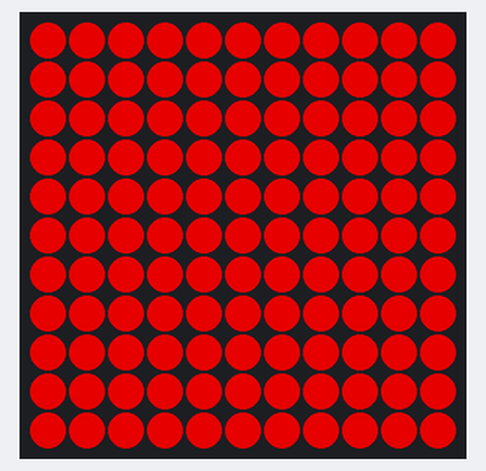
The sketch below on a simulated ATtiny85, built with avr-gcc and run on an emulated ATtiny85. Parts: 11×11 RGB LED matrix (first LED top left, wired row by row). Dim RGB values are drawn brighter than linear.

Above: at 0.3 s.

The sketch:

light_tester.ino
```cpp
#include <Adafruit_NeoPixel.h>
#include <Adafruit_NeoMatrix.h>
#include <Adafruit_GFX.h>
#ifdef __AVR__
  #include <avr/power.h>
#endif

#define DATA_PIN 6

Adafruit_NeoMatrix matrix = Adafruit_NeoMatrix(11, 11, DATA_PIN, NEO_MATRIX_TOP + NEO_MATRIX_LEFT + NEO_MATRIX_ROWS + NEO_MATRIX_ZIGZAG, NEO_KHZ800 + NEO_GRB);

uint16_t color = matrix.Color(0,0,0);
uint16_t BIG_DIGIT_COLOR = matrix.Color(255, 0, 0);
uint16_t BIG_DIGIT_OUTSIDE_COLOR = matrix.Color(0,0,0);

const bool CHAR_NUMS[10][5][5] {
  {
    {0, 1, 1, 1, 0}, // ZERO
    {0, 1, 0, 1, 0},
    {0, 1, 0, 1, 0},
    {0, 1, 0, 1, 0},
    {0, 1, 1, 1, 0}
  },
  {
    {0, 1, 1, 0, 0}, // ONE
    {0, 0, 1, 0, 0},
    {0, 0, 1, 0, 0},
    {0, 0, 1, 0, 0},
    {0, 1, 1, 1, 0}
  },
  {
    {0, 1, 1, 1, 0}, //TWO
    {0, 0, 0, 1, 0},
    {0, 1, 1, 1, 0},
    {0, 1, 0, 0, 0},
    {0, 1, 1, 1, 0}
  },
  {
    {0, 1, 1, 1, 0}, //THREE
    {0, 0, 0, 1, 0},
    {0, 1, 1, 1, 0},
    {0, 0, 0, 1, 0},
    {0, 1, 1, 1, 0}
  },
  {
    {0, 1, 0, 1, 0}, //FOUR
    {0, 1, 0, 1, 0},
    {0, 1, 1, 1, 0},
    {0, 0, 0, 1, 0},
    {0, 0, 0, 1, 0}
  },
  {
    {0, 1, 1, 1, 0}, //FIVE
    {0, 1, 0, 0, 0},
    {0, 1, 1, 1, 0},
    {0, 0, 0, 1, 0},
    {0, 1, 1, 1, 0}
  },
  {
    {0, 1, 1, 1, 0}, //SIX
    {0, 1, 0, 0, 0},
    {0, 1, 1, 1, 0},
    {0, 1, 0, 1, 0},
    {0, 1, 1, 1, 0}
  },
  {
    {0, 1, 1, 1, 0}, //SEVEN
    {0, 0, 0, 1, 0},
    {0, 0, 0, 1, 0},
    {0, 0, 0, 1, 0},
    {0, 0, 0, 1, 0}
  },
  {
    {0, 1, 1, 1, 0}, //EIGHT
    {0, 1, 0, 1, 0},
    {0, 1, 1, 1, 0},
    {0, 1, 0, 1, 0},
    {0, 1, 1, 1, 0}
  },
  {
    {0, 1, 1, 1, 0}, //NINE
    {0, 1, 0, 1, 0},
    {0, 1, 1, 1, 0},
    {0, 0, 0, 1, 0},
    {0, 1, 1, 1, 0}
  }
};

// ---- END Number Character declarations ----


void setup() {
  // This is for Trinket 5V 16MHz, you can remove these three lines if you are not using a Trinket
  #if defined (__AVR_ATtiny85__)
    if (F_CPU == 16000000) clock_prescale_set(clock_div_1);
  #endif
  // End of trinket special code

  matrix.setBrightness(175);

  matrix.begin();
  matrix.show(); // Initialize all pixels to 'off'
}

void loop() {

  color = matrix.Color(255,0,0);

  for(int i = 0; i < 11; i++){
    for(int j = 0; j < 11; j++){
      light(i,j);
    }
  }

  matrix.show();

}

//Misleading name, actually does not push info out to matrix
void light(uint8_t across, uint8_t down) { //Pushes out info to light a specific pixel- DOES NOT UPDATE SCREEN
  matrix.drawPixel(across, down, color);
}

void lightTL(int num) { // Accepts input 1-9 (actually should really only be a zero or one or two), displays number in the top left quadrant
  int i, j;

  for (i = 0; i < 5; i++) {
    for (j = 0; j < 5; j++) {
      if (CHAR_NUMS[num][i][j]) {
        matrix.drawPixel(j, i, BIG_DIGIT_COLOR);
      } else matrix.drawPixel(j, i, BIG_DIGIT_OUTSIDE_COLOR);
    }
  }

}

void lightTR(int num) { // Accepts input 1-9  displays number in the top right quadrant
  int i, j;
  int offsetHorizontal = 6;

  for (i = 0; i < 5; i++) {
    for (j = 0; j < 5; j++) {
      if (CHAR_NUMS[num][i][j]) {
        matrix.drawPixel(j + offsetHorizontal, i, BIG_DIGIT_COLOR);
      } else matrix.drawPixel(j + offsetHorizontal, i, BIG_DIGIT_OUTSIDE_COLOR);
    }
  }

}

void lightBL(int num) { // Accepts input 1-9 displays number in the bottom left quadrant
  int i, j;
  int offsetVertical = 6;

  for (i = 0; i < 5; i++) {
    for (j = 0; j < 5; j++) {
      if (CHAR_NUMS[num][i][j]) {
        matrix.drawPixel(j, i + offsetVertical, BIG_DIGIT_COLOR);
      } else matrix.drawPixel(j, i + offsetVertical, BIG_DIGIT_OUTSIDE_COLOR);
    }
  }

}

void lightBR(int num) { // Accepts input 1-9 displays number in the bottom right quadrant
  int i, j;
  int offsetVerticalAndHorizontal = 6;

  for (i = 0; i < 5; i++) {
    for (j = 0; j < 5; j++) {
      if (CHAR_NUMS[num][i][j]) {
        matrix.drawPixel(j + offsetVerticalAndHorizontal, i + offsetVerticalAndHorizontal, BIG_DIGIT_COLOR);
      } else matrix.drawPixel(j + offsetVerticalAndHorizontal, i + offsetVerticalAndHorizontal, BIG_DIGIT_OUTSIDE_COLOR);
    }
  }

}


// ----- WORD FUNCTIONS -- Pushes out info for the words/phrases ------

void W_ITS() { //Word_ITS
  for (int i = 0; i <= 2; i++) {
    light(i, 0);
  }
}

void W_A() {
  light(4, 0);
}

void W_HALF() {
  for (int i = 6; i <= 9; i++) {
    light(i, 0);
  }
}

void W_TEN() {
  for (int i = 1; i <= 3; i++) {
    light(i, 1);
  }
}

void W_QUARTER() {
  for (int i = 4; i <= 10; i++) {
    light(i, 1);
  }
}

void W_TWENTY() {
  for (int i = 0; i <= 5; i++) {
    light(i, 2);
  }
}

void W_FIVE() {
  for (int i = 7; i <= 10; i++) {
    light(i, 2);
  }
}

void W_WAY() {
  for (int i = 0; i <= 2; i++) {
    light(i, 3);
  }
}

void W_TIL() {
  for (int i = 3; i <= 5; i++) {
    light(i, 3);
  }
}

void W_PAST() {
  for (int i = 6; i <= 9; i++) {
    light(i, 3);
  }
}

void N_SEVEN() {
  for (int i = 1; i <= 5; i++) {
    light(i, 4);
  }
}

void N_NOON() {
  for (int i = 7; i <= 10; i++) {
    light(i, 4);
  }
}

void W_BIRTHDAY() {
  for (int i = 1; i <= 5; i++) {
    light(i, 5);
  }

  for (int j = 7; j <= 9; j++) {
    light(j, 5);
  }
}

void N_MIDNIGHT() {
  for (int i = 0; i <= 7; i++) {
    light(i, 6);
  }
}

void N_TEN() {
  for (int i = 8; i <= 10; i++) {
    light(i, 6);
  }
}

void N_FIVE() {
  for (int i = 0; i <= 3; i++) {
    light(i, 7);
  }
}

void N_NINE() {
  for (int i = 4; i <= 7; i++) {
    light(i, 7);
  }
}

void N_TWO() {
  for (int i = 8; i <= 10; i++) {
    light(i, 7);
  }
}

void N_ELEVEN() {
  for (int i = 0; i <= 5; i++) {
    light(i, 8);
  }
}

void N_EIGHT() {
  for (int i = 6; i <= 10; i++) {
    light(i, 8);
  }
}

void N_ONE() {
  for (int i = 0; i <= 2; i++) {
    light(i, 9);
  }
}

void N_SIX() {
  for (int i = 3; i <= 5; i++) {
    light(i, 9);
  }
}

void N_THREE() {
  for (int i = 6; i <= 10; i++) {
    light(i, 9);
  }
}

void N_FOUR() {
  for (int i = 0; i <= 3; i++) {
    light(i, 10);
  }
}

void W_OCLOCK() {
  for (int i = 5; i <= 10; i++) {
    light(i, 10);
  }
}

void W_HAPPY() {
  for (int i = 0; i <= 4; i++) {
    light(6, i);
  }
}

void W_I() {
  light(3, 0);
}

void W_LOVE() {
  light(8, 0);
  light(10, 0);
  light(9, 2);
  light(10, 2);
}

void W_YOU() {
  light(0, 4);
  light(0, 5);
  light(4, 10);
}

void C_CURSOR() {
  light(5, 4);
  light(5, 5);
  light(5, 6);
  light(4, 5);
  light(6, 5);
}
```
